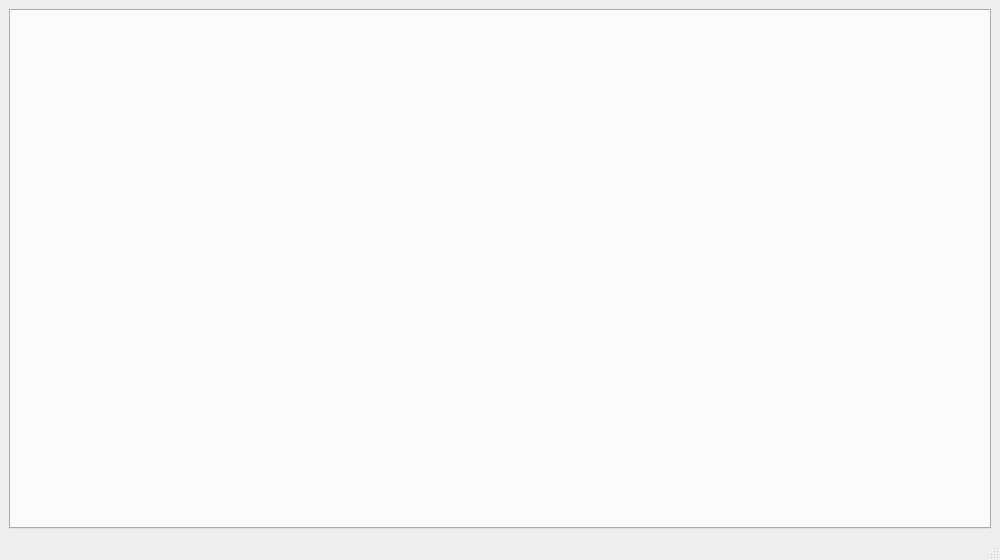
<?xml version="1.0" encoding="UTF-8"?>
<ui version="4.0">
 <class>MainWindow</class>
 <widget class="QMainWindow" name="MainWindow">
  <property name="geometry">
   <rect>
    <x>0</x>
    <y>0</y>
    <width>1000</width>
    <height>560</height>
   </rect>
  </property>
  <property name="windowTitle">
   <string>UR44 Control</string>
  </property>
  <widget class="QWidget" name="centralWidget">
   <layout class="QGridLayout" name="gridLayout">
    <item row="0" column="0">
     <widget class="QTabWidget" name="tabs"/>
    </item>
   </layout>
  </widget>
  <widget class="QStatusBar" name="statusBar"/>
 </widget>
 <resources/>
 <connections/>
</ui>
